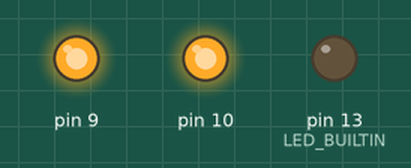
Bench run of a sketch on a simulated Arduino Uno, built with avr-gcc and run on an emulated ATmega328P. Shown: output pins drawn as LEDs (lit = HIGH). Random numbers use the default seed unless the sketch sets one.

Above: at 0.3 s.
At 33.88 s:
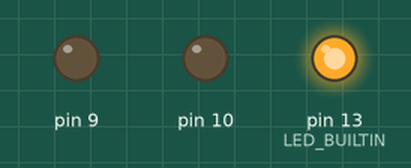
Timing chart, 0 to 40.0 s (numbered marks = the images above):
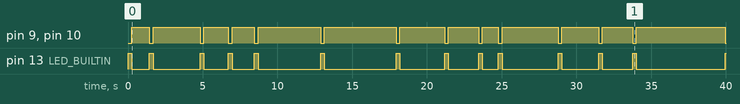

Measured:
- by itself, pin 9, pin 10: LOW → HIGH at 0.25 s, → LOW 1.2 s later, → HIGH 0.25 s later, → LOW 3.1 s later, … (26 changes in this stretch)
- by itself, pin 13 (LED_BUILTIN): LOW → HIGH at 0.00 s, → LOW 0.25 s later, → HIGH 1.2 s later, → LOW 0.25 s later, … (27 changes in this stretch)

The sketch:

offline_test.ino
```cpp
void setup()
{
  pinMode(9, OUTPUT);
  pinMode(10, OUTPUT);
  pinMode(LED_BUILTIN, OUTPUT);
  randomSeed(analogRead(0));
}
void loop()
{
  digitalWrite(9, LOW);
  digitalWrite(10, LOW);
  digitalWrite(LED_BUILTIN, HIGH);
  delay(250);
  digitalWrite(9, HIGH);
  digitalWrite(10, HIGH);
  digitalWrite(LED_BUILTIN, LOW);
  delay(random(0, 6000));
}
```
